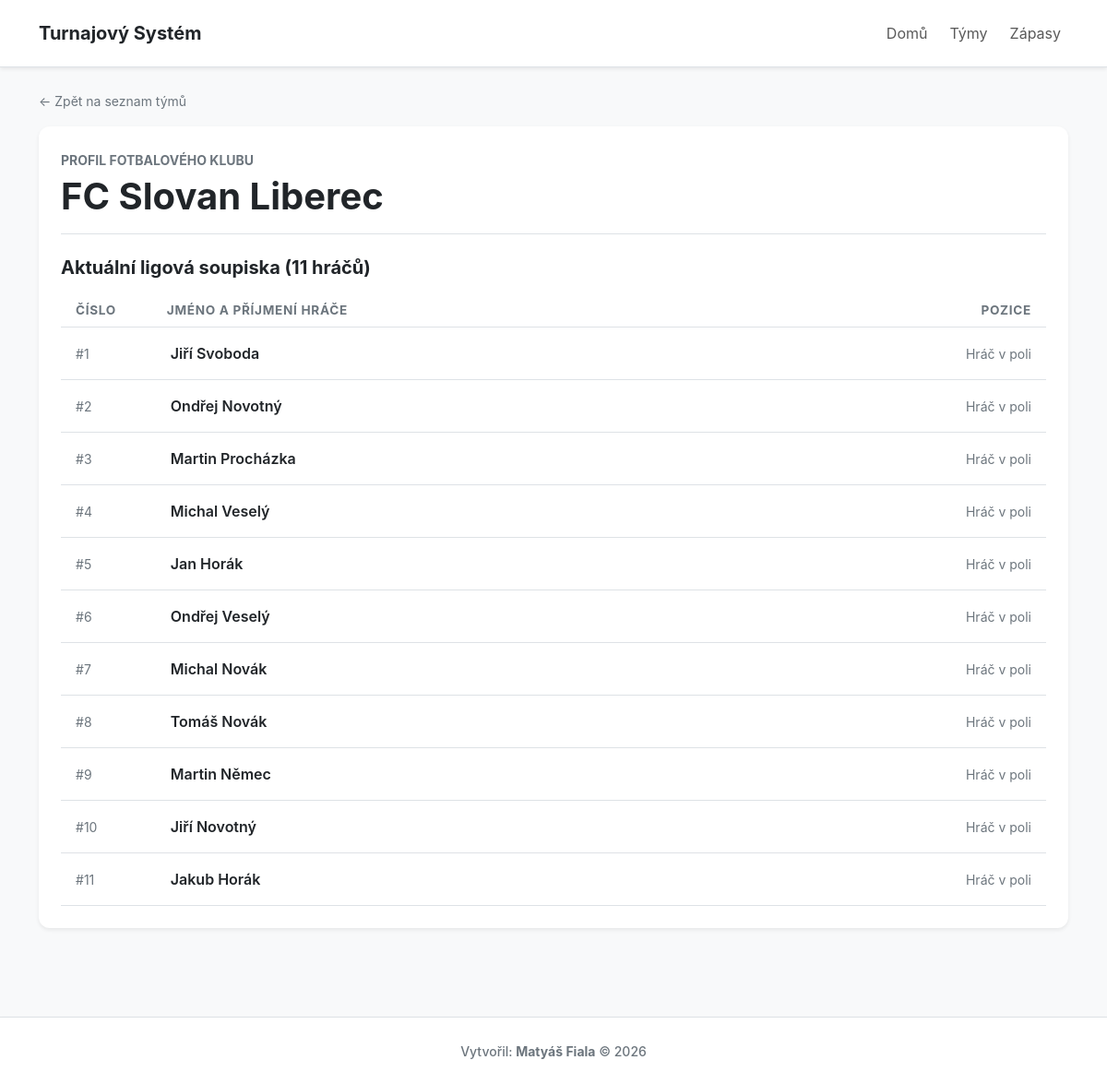
The app's page /tymy/20/ with its own data.
### turnaj/models.py (models this page shows, shortened)
class Tym(models.Model):
    jmeno_tymu = models.CharField(max_length=100, unique=True)

class Hrac(models.Model):
    jmeno = models.CharField(max_length=50)
    prijmeni = models.CharField(max_length=50)
    id_tym = models.ForeignKey(Tym, on_delete=models.CASCADE, related_name='hraci')

### turnaj/views.py (the view)
# urls.py: path('tymy/<int:tym_id>/', views.detail_tymu, name='detail_tymu'),
def detail_tymu(request, tym_id):
    tym = get_object_or_404(Tym.objects.prefetch_related('hraci'), id=tym_id)
    return render(request, 'turnaj/detail_tymu.html', {'tym': tym})

### turnaj/templates/turnaj/detail_tymu.html
{% extends 'turnaj/base.html' %}
{% block content %}
<div class="mb-3">
    <a href="{% url 'seznam_tymu' %}" class="text-secondary small text-decoration-none">&larr; Zpět na seznam týmů</a>
</div>
<div class="main-card shadow-sm p-4 mb-5">
    <div class="border-bottom pb-3 mb-4">
        <span class="text-uppercase text-secondary small fw-bold tracking-wider">Profil fotbalového klubu</span>
        <h1 class="display-6 fw-bold text-dark m-0 mt-1">{{ tym.jmeno_tymu }}</h1>
    </div>
    <h2 class="h5 fw-bold text-dark mb-3">Aktuální ligová soupiska ({% with h=tym.hraci.all|length %}{{ h }}{% endwith %} hráčů)</h2>
    <div class="table-responsive">
        <table class="table table-custom table-hover m-0">
            <thead>
                <tr class="border-bottom">
                    <th scope="col" class="ps-3" style="width: 10%;">Číslo</th>
                    <th scope="col">Jméno a příjmení hráče</th>
                    <th scope="col" class="text-end pe-3">Pozice</th>
                </tr>
            </thead>
            <tbody>
                {% for hrac in tym.hraci.all %}
                <tr class="align-middle">
                    <td class="ps-3 text-secondary small">#{{ forloop.counter }}</td>
                    <td class="fw-semibold text-dark">{{ hrac.jmeno }} {{ hrac.prijmeni }}</td>
                    <td class="text-end pe-3 text-secondary small">Hráč v poli</td>
                </tr>
                {% empty %}
                <tr>
                    <td colspan="3" class="text-center text-muted py-4">Na soupisce tohoto týmu zatím nejsou žádní hráči.</td>
                </tr>
                {% endfor %}
            </tbody>
        </table>
    </div>
</div>
{% endblock %}

### turnaj/templates/turnaj/base.html (style rules this page uses)
body { background-color: #f8f9fa; font-family: -apple-system, BlinkMacSystemFont, "Segoe UI", Roboto, sans-serif; display: flex; flex-direction: column; min-height: 100vh; }
.main-card { border: none; border-radius: 0.75rem; background-color: #ffffff; }
.table-custom th { font-size: 0.85rem; text-transform: uppercase; letter-spacing: 0.05em; color: #6c757d; }
.table-custom td { vertical-align: middle; padding: 1rem 0.75rem; }

### records on screen
Tym: jmeno_tymu "FC Slovan Liberec"
Hrac: jmeno "Jiří", prijmeni "Svoboda"
Hrac: jmeno "Ondřej", prijmeni "Novotný"
Hrac: jmeno "Martin", prijmeni "Procházka"
Hrac: jmeno "Michal", prijmeni "Veselý"
Hrac: jmeno "Jan", prijmeni "Horák"
Hrac: jmeno "Ondřej", prijmeni "Veselý"
Hrac: jmeno "Michal", prijmeni "Novák"
Hrac: jmeno "Tomáš", prijmeni "Novák"
Hrac: jmeno "Martin", prijmeni "Němec"
Hrac: jmeno "Jiří", prijmeni "Novotný"
Hrac: jmeno "Jakub", prijmeni "Horák"

### other values on screen
{{ h }} "11"
